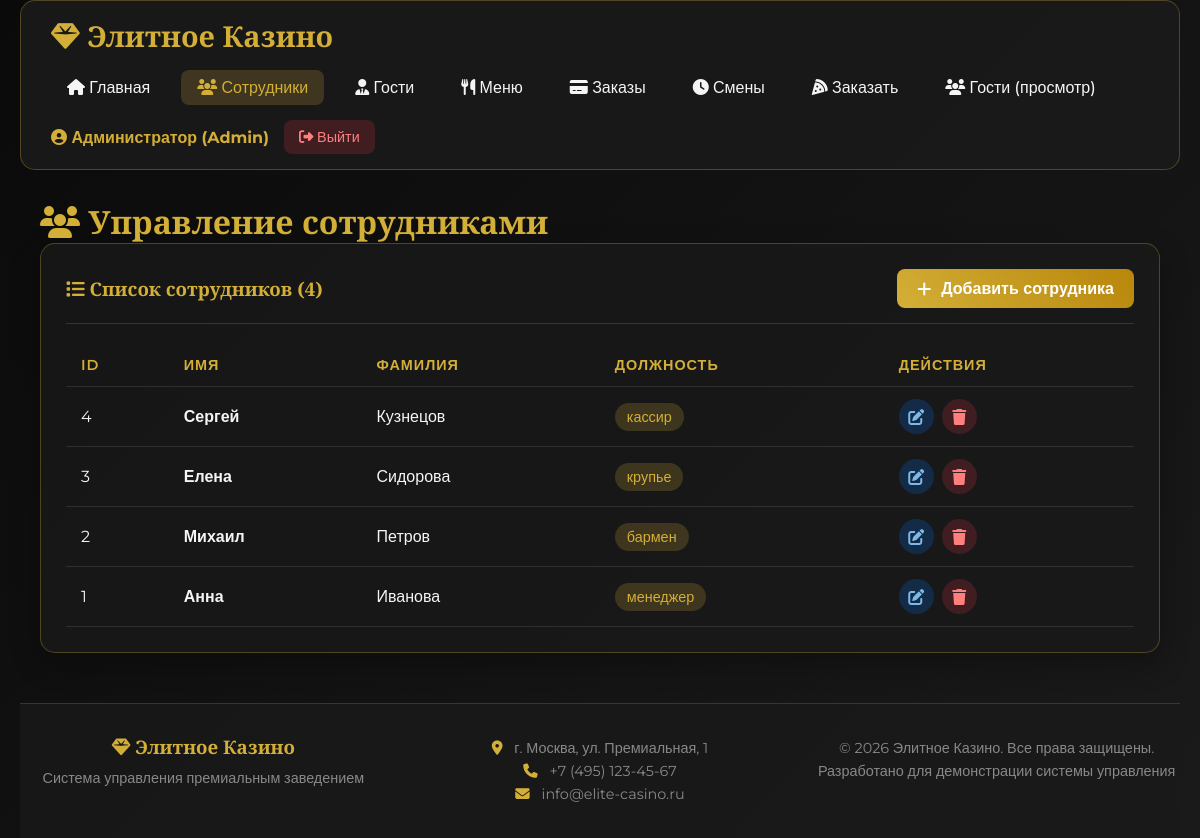
/casino_bar/employees.php (signed in), run on the app's committed database.
### tables this page shows
CREATE TABLE `employees` (
  `id` int(11) NOT NULL COMMENT 'Уникальный идентификатор сотрудника',
  `first_name` varchar(50) NOT NULL COMMENT 'Имя сотрудника',
  `last_name` varchar(50) NOT NULL COMMENT 'Фамилия сотрудника',
  `position` varchar(50) NOT NULL COMMENT 'Должность',
  `login` varchar(50) DEFAULT NULL COMMENT 'Логин для входа в систему',
  `password_hash` varchar(255) DEFAULT NULL COMMENT 'Хэш пароля',
  `access_level` int(11) DEFAULT 1 COMMENT 'Уровень доступа',
  `is_active` tinyint(1) DEFAULT 1 COMMENT 'Статус активности'
);

### casino_bar/employees.php (the view, shortened to what this page needs)
<?php
require_once 'header.php';
$employees = [];
try {
    $stmt = $pdo->query("SELECT id, first_name, last_name, position FROM employees ORDER BY id DESC");
    $employees = $stmt->fetchAll();
} catch (PDOException $e) {
    $error = 'Ошибка загрузки данных: ' . $e->getMessage();
}
?>
<div class="container">
    <h1><i class="fas fa-users"></i> Управление сотрудниками</h1>
    <div class="card">
        <div class="card-header">
            <h3><i class="fas fa-list"></i> Список сотрудников (<?php echo count($employees); ?>)</h3>
            <a href="?add" class="btn btn-primary">
                <i class="fas fa-plus"></i> Добавить сотрудника
            </a>
        </div>
        <div class="card-body">
            <?php if (count($employees) > 0): ?>
            <div class="table-responsive">
                <table class="data-table">
                    <thead>
                        <tr>
                            <th>ID</th>
                            <th>Имя</th>
                            <th>Фамилия</th>
                            <th>Должность</th>
                            <th>Действия</th>
                        </tr>
                    </thead>
                    <tbody>
                        <?php foreach ($employees as $row): ?>
                        <tr>
                            <td><?php echo htmlspecialchars($row['id']); ?></td>
                            <td><strong><?php echo htmlspecialchars($row['first_name']); ?></strong></td>
                            <td><?php echo htmlspecialchars($row['last_name']); ?></td>
                            <td>
                                <span class="position-badge">
                                    <?php echo htmlspecialchars($row['position']); ?>
                                </span>
                            </td>
                            <td>
                                <div class="action-buttons">
                                    <a href="?edit=<?php echo $row['id']; ?>" class="btn-action btn-edit" title="Редактировать">
                                        <i class="fas fa-edit"></i>
                                    </a>
                                    <a href="?delete=<?php echo $row['id']; ?>"
                                       class="btn-action btn-delete"
                                       title="Удалить"
                                       onclick="return confirm('Удалить сотрудника <?php echo addslashes($row['first_name'] . ' ' . $row['last_name']); ?>?')">
                                        <i class="fas fa-trash"></i>
                                    </a>
                                </div>
                            </td>
                        </tr>
                        <?php endforeach; ?>
                    </tbody>
                </table>
            </div>
            <?php endif; ?>
        </div>
    </div>
</div>
<?php require_once 'footer.php'; ?>

### casino_bar/style.css (style rules this page uses)
:root { --primary: #8B0000; --secondary: #C71585; --accent: #D4AF37; --dark: #1A1A1A; --light: #F5F5F5; --gray: #333333; --secondary-light: #888; --success: #28a745; --danger: #dc3545; --warning: #ffc107; --info: #17a2b8; }
* { margin: 0; padding: 0; box-sizing: border-box; }
body { font-family: 'Montserrat', sans-serif; background: linear-gradient(135deg, #0a0a0a, #1a1a1a); color: var(--light); min-height: 100vh; }
.container { max-width: 1400px; margin: 0 auto; padding: 0 20px; }
h1, h2, h3, h4 { font-family: 'Cinzel', serif; color: var(--accent); }
a { color: var(--secondary); text-decoration: none; transition: all 0.3s; }
.card { background: rgba(26, 26, 26, 0.8); border-radius: 15px; padding: 25px; margin-bottom: 30px; border: 1px solid rgba(212, 175, 55, 0.3); box-shadow: 0 10px 30px rgba(0, 0, 0, 0.3); }
.card-header { display: flex; justify-content: space-between; align-items: center; margin-bottom: 20px; border-bottom: 1px solid rgba(212, 175, 55, 0.2); padding-bottom: 15px; flex-wrap: wrap; gap: 15px; }
.card-header h3 { margin: 0; }
.btn { display: inline-flex; align-items: center; gap: 10px; background: linear-gradient(45deg, var(--secondary), var(--primary)); color: white; padding: 10px 20px; border-radius: 8px; font-weight: bold; border: none; cursor: pointer; transition: all 0.3s; }
.btn-primary { background: linear-gradient(45deg, var(--accent), #B8860B); }
.table-responsive { overflow-x: auto; }
.data-table { width: 100%; border-collapse: collapse; }
.data-table th, .data-table td { padding: 12px 15px; text-align: left; border-bottom: 1px solid rgba(255, 255, 255, 0.1); }
.data-table th { color: var(--accent); font-weight: 600; font-size: 0.9rem; text-transform: uppercase; letter-spacing: 1px; }
.action-buttons { display: flex; gap: 8px; }
.btn-action { display: inline-flex; align-items: center; justify-content: center; width: 35px; height: 35px; border-radius: 50%; transition: all 0.3s; }
.btn-edit { background: rgba(0, 123, 255, 0.2); color: #7CB9E8; }
.btn-delete { background: rgba(220, 53, 69, 0.2); color: #FF7F7F; }
.card { animation: fadeIn 0.5s ease-out; }

### casino_bar/employees.php (style rules this page uses)
.position-badge { display: inline-block; padding: 5px 12px; background: rgba(212, 175, 55, 0.2); color: var(--accent); border-radius: 20px; font-size: 0.9rem; }
.table-responsive { overflow-x: auto; }
.data-table { width: 100%; border-collapse: collapse; }
.data-table th, .data-table td { padding: 12px 15px; text-align: left; border-bottom: 1px solid rgba(255, 255, 255, 0.1); }
.data-table th { color: var(--accent); font-weight: 600; }

### data on the page
employees: id "4", first_name "Сергей", last_name "Кузнецов", position "кассир"
employees: id "3", first_name "Елена", last_name "Сидорова", position "крупье"
employees: id "2", first_name "Михаил", last_name "Петров", position "бармен"
employees: id "1", first_name "Анна", last_name "Иванова", position "менеджер"

### other printed values
$_SESSION['first_name'] "Администратор"
count($employees) "4"
